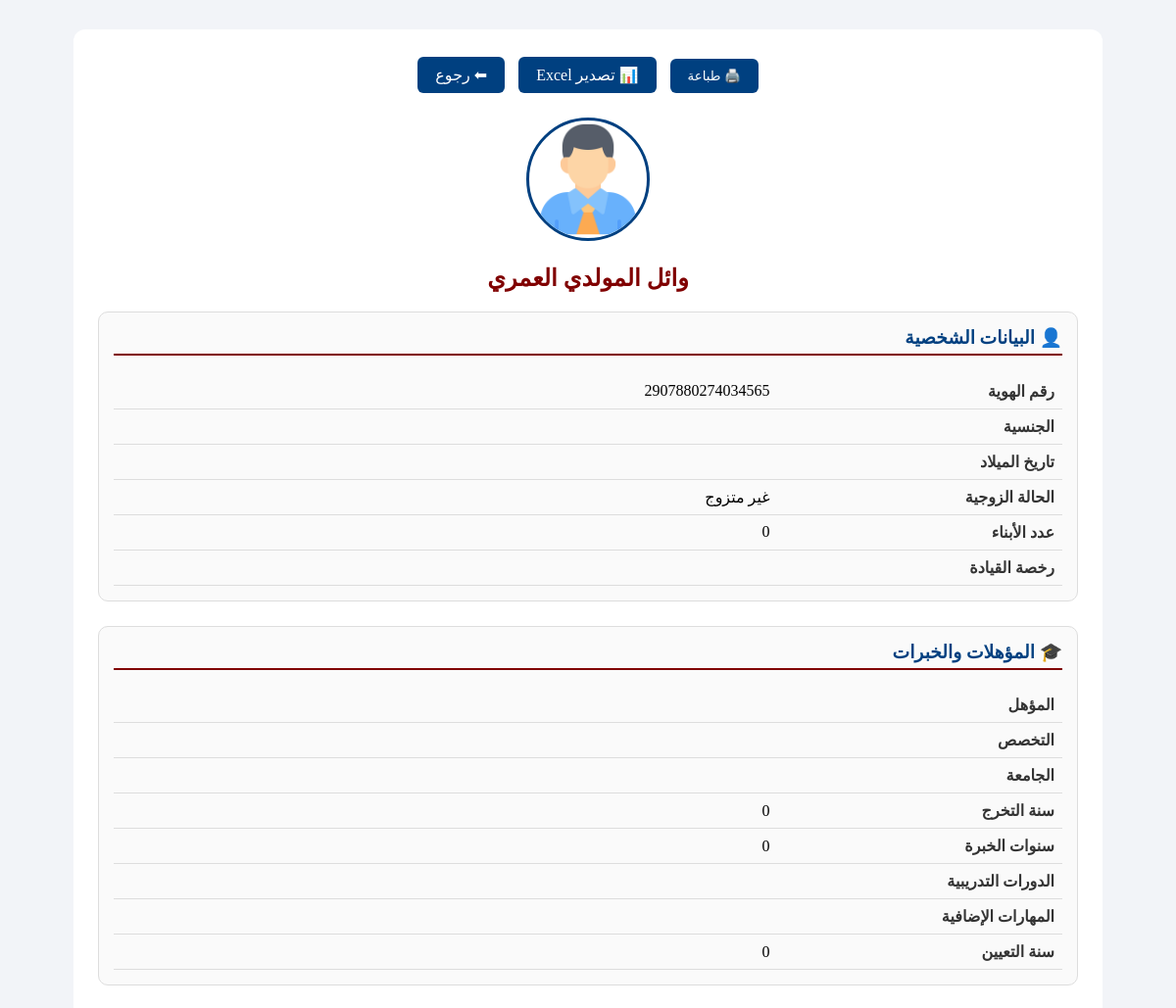
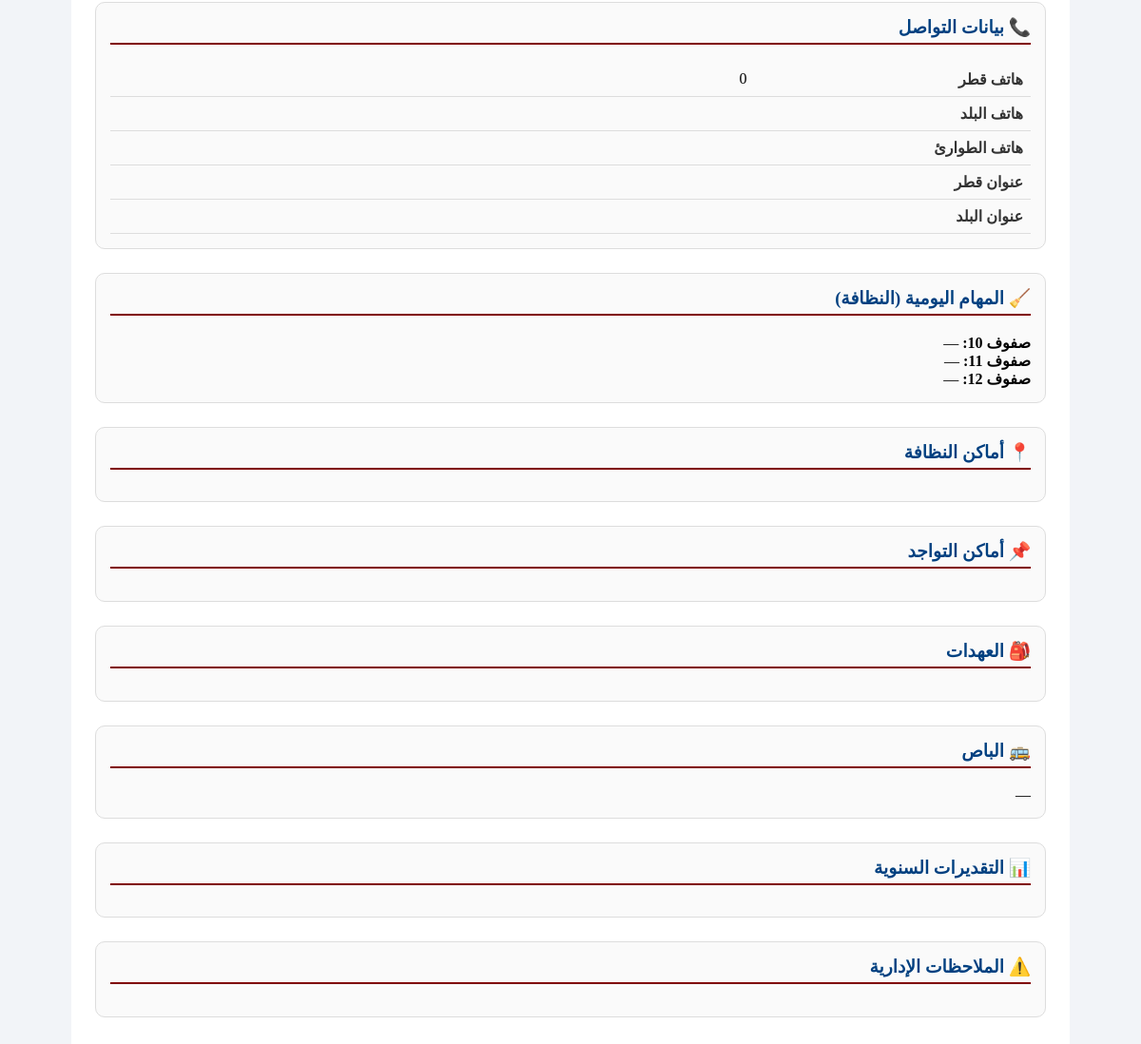
The app's page /view_worker.php?id=2907880274034565 (signed in) with its own data (2 pictures, top to bottom).
### tables this page shows
CREATE TABLE `workers_data` (
  `employee_id` varchar(50) NOT NULL,
  `full_name` varchar(255) DEFAULT NULL,
  `birth_date` date DEFAULT NULL,
  `nationality` varchar(50) DEFAULT NULL,
  `marital_status` enum('غير متزوج','متزوج') DEFAULT 'غير متزوج',
  `num_children` int(11) DEFAULT 0,
  `driving_license` varchar(10) DEFAULT 'لا يوجد',
  `job_title` varchar(100) DEFAULT NULL,
  `experience` int(11) DEFAULT 0,
  `degree` varchar(100) DEFAULT NULL,
  `major` varchar(100) DEFAULT NULL,
  `university` varchar(150) DEFAULT NULL,
  `graduation_year` int(11) DEFAULT NULL,
  `courses` text DEFAULT NULL,
  `skills` text DEFAULT NULL,
  `year_of_assignment` int(11) DEFAULT NULL,
  `phone_mobile` varchar(20) DEFAULT NULL,
  `phone_home` varchar(20) DEFAULT NULL,
  `emergency_phone` varchar(20) DEFAULT NULL,
  `address_qatar` varchar(255) DEFAULT NULL,
  `address_home` varchar(255) DEFAULT NULL,
  `employee_number` varchar(50) DEFAULT NULL,
  `sponsorship` varchar(50) DEFAULT NULL,
  `photo` varchar(255) DEFAULT 'avatar.png',
  `stage` enum('ابتدائي','اعدادي','ثانوي') NOT NULL DEFAULT 'ابتدائي',
  `role` enum('سائق','عامل','عامل وسائق','حارس') NOT NULL DEFAULT 'عامل'
);

### view_worker.php (the view, shortened to what this page needs)
<?php
include("db.php");
$employee_id = $_GET['id'] ?? '';
$stmt = $conn->prepare("SELECT * FROM workers_data WHERE employee_id=?");
$stmt->bind_param("s",$employee_id);
$stmt->execute();
$worker = $stmt->get_result()->fetch_assoc();
$stmtAD = $conn->prepare("SELECT * FROM worker_admin_data WHERE employee_id=?");
$stmtAD->bind_param("s",$employee_id);
$stmtAD->execute();
$admin_data = $stmtAD->get_result()->fetch_assoc();
$cleaning = json_decode($admin_data['cleaning_tasks'] ?? '{}', true);
$buses = json_decode($admin_data['buses'] ?? '[]', true);
function safe($v){
    return htmlspecialchars($v ?? '');
}
?>
<!DOCTYPE html>
<html lang="ar" dir="rtl">
<head>
</head>
<body>
<div class="container">
<div class="button-group">
    <button onclick="printWorker()">🖨️ طباعة</button>
    <a href="export_worker_excel.php?id=<?= urlencode($employee_id) ?>">📊 تصدير Excel</a>
    <a href="index_workers.php">⬅ رجوع</a>
</div>
<div style="text-align:center;margin:15px">
<img src="uploads/workers/<?= safe($worker['photo'] ?? 'avatar.png') ?>" style="width:120px;height:120px;border-radius:50%;border:3px solid #004080">
</div>
<h2><?= safe($worker['full_name']) ?></h2>
<div class="section">
<h3>👤 البيانات الشخصية</h3>
<table>
<tr><td class="label">رقم الهوية</td><td><?= safe($worker['employee_id']) ?></td></tr>
<tr><td class="label">الجنسية</td><td><?= safe($worker['nationality']) ?></td></tr>
<tr><td class="label">تاريخ الميلاد</td><td><?= safe($worker['birth_date']) ?></td></tr>
<tr><td class="label">الحالة الزوجية</td><td><?= safe($worker['marital_status']) ?></td></tr>
<tr><td class="label">عدد الأبناء</td><td><?= safe($worker['num_children']) ?></td></tr>
<tr><td class="label">رخصة القيادة</td><td><?= safe($worker['driving_license']) ?></td></tr>
</table>
</div>
<div class="section">
<h3>🎓 المؤهلات والخبرات</h3>
<table>
<tr><td class="label">المؤهل</td><td><?= safe($worker['degree']) ?></td></tr>
<tr><td class="label">التخصص</td><td><?= safe($worker['major']) ?></td></tr>
<tr><td class="label">الجامعة</td><td><?= safe($worker['university']) ?></td></tr>
<tr><td class="label">سنة التخرج</td><td><?= safe($worker['graduation_year']) ?></td></tr>
<tr><td class="label">سنوات الخبرة</td><td><?= safe($worker['experience']) ?></td></tr>
<tr><td class="label">الدورات التدريبية</td><td><?= safe($worker['courses']) ?></td></tr>
<tr><td class="label">المهارات الإضافية</td><td><?= safe($worker['skills']) ?></td></tr>
<tr><td class="label">سنة التعيين</td><td><?= safe($worker['year_of_assignment']) ?></td></tr>
</table>
</div>
<div class="section">
<h3>📞 بيانات التواصل</h3>
<table>
<tr><td class="label">هاتف قطر</td><td><?= safe($worker['phone_mobile']) ?></td></tr>
<tr><td class="label">هاتف البلد</td><td><?= safe($worker['phone_home']) ?></td></tr>
<tr><td class="label">هاتف الطوارئ</td><td><?= safe($worker['emergency_phone']) ?></td></tr>
<tr><td class="label">عنوان قطر</td><td><?= safe($worker['address_qatar']) ?></td></tr>
<tr><td class="label">عنوان البلد</td><td><?= safe($worker['address_home']) ?></td></tr>
</table>
</div>
<div class="section">
<h3>🧹 المهام اليومية (النظافة)</h3>
<?php foreach([10,11,12] as $c): ?>
<strong>صفوف <?= $c ?>:</strong>
<?= !empty($cleaning[$c]) ? implode(', ', $cleaning[$c]) : '—' ?><br>
<?php endforeach; ?>
</div>
<div class="section">
<h3>📍 أماكن النظافة</h3>
</div>
<div class="section">
<h3>📌 أماكن التواجد</h3>
</div>
<div class="section">
<h3>🎒 العهدات</h3>
</div>
<div class="section">
<h3>🚌 الباص</h3>
<?= implode(', ', $buses ?: ['—']) ?>
</div>
<div class="section">
<h3>📊 التقديرات السنوية</h3>
</div>
<div class="section">
<h3>⚠️ الملاحظات الإدارية</h3>
</div>
</div>
</body>
</html>

### view_worker.php (style rules this page uses)
body { font-family:Cairo,Tahoma;background:#f2f4f8;margin:0 }
.container { max-width:1000px;margin:30px auto;background:#fff;padding:25px;border-radius:12px }
h2 { text-align:center;color:#800000 }
.section { margin-bottom:25px;border:1px solid #ddd;border-radius:10px;padding:15px;background:#fafafa }
.section h3 { margin-top:0;color:#004080;border-bottom:2px solid #800000;padding-bottom:5px }
table { width:100%;border-collapse:collapse }
td { padding:8px;border-bottom:1px solid #ddd }
.label { font-weight:bold;color:#333;width:30% }
.button-group { text-align:center;margin-bottom:20px }
.button-group button,a { background:#004080;color:#fff;padding:10px 18px;margin:5px;border-radius:6px;text-decoration:none;border:none;cursor:pointer;transition:0.3s }

### records on screen
workers_data: photo (placeholder picture), full_name "وائل المولدي العمري", employee_id "2907880274034565", marital_status "غير متزوج", num_children "0", graduation_year "0", experience "0", year_of_assignment "0", phone_mobile "0"

### other values on screen
$c "10"
$c "11"
$c "12"
implode(', ', $buses ?: ['—']) "—"
